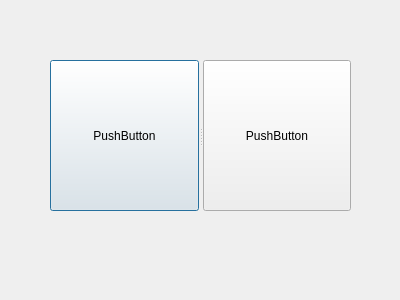
<?xml version="1.0" encoding="UTF-8"?>
<ui version="4.0">
 <class>Dialog</class>
 <widget class="QDialog" name="Dialog">
  <property name="geometry">
   <rect>
    <x>0</x>
    <y>0</y>
    <width>400</width>
    <height>300</height>
   </rect>
  </property>
  <property name="windowTitle">
   <string>Dialog</string>
  </property>
  <widget class="QSplitter" name="splitter">
   <property name="geometry">
    <rect>
     <x>50</x>
     <y>60</y>
     <width>301</width>
     <height>151</height>
    </rect>
   </property>
   <property name="orientation">
    <enum>Qt::Horizontal</enum>
   </property>
   <widget class="QPushButton" name="pushButton">
    <property name="text">
     <string>PushButton</string>
    </property>
   </widget>
   <widget class="QPushButton" name="pushButton_2">
    <property name="text">
     <string>PushButton</string>
    </property>
   </widget>
  </widget>
 </widget>
 <resources/>
 <connections/>
</ui>
